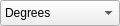
<?xml version="1.0" encoding="UTF-8"?>
<ui version="4.0">
 <class>DialogServiceAngleUnitFrame</class>
 <widget class="QFrame" name="DialogServiceAngleUnitFrame">
  <property name="geometry">
   <rect>
    <x>0</x>
    <y>0</y>
    <width>120</width>
    <height>26</height>
   </rect>
  </property>
  <property name="minimumSize">
   <size>
    <width>120</width>
    <height>26</height>
   </size>
  </property>
  <property name="maximumSize">
   <size>
    <width>120</width>
    <height>26</height>
   </size>
  </property>
  <property name="windowTitle">
   <string>serviceAngle</string>
  </property>
  <property name="windowOpacity">
   <double>1.000000000000000</double>
  </property>
  <property name="autoFillBackground">
   <bool>false</bool>
  </property>
  <property name="frameShape">
   <enum>QFrame::NoFrame</enum>
  </property>
  <property name="frameShadow">
   <enum>QFrame::Plain</enum>
  </property>
  <property name="lineWidth">
   <number>0</number>
  </property>
  <widget class="QWidget" name="layoutWidget">
   <property name="geometry">
    <rect>
     <x>0</x>
     <y>0</y>
     <width>120</width>
     <height>26</height>
    </rect>
   </property>
   <layout class="QGridLayout" name="gridLayout">
    <item row="0" column="0">
     <widget class="QComboBox" name="comboBoxAngleUnitsChoice">
      <property name="minimumSize">
       <size>
        <width>120</width>
        <height>26</height>
       </size>
      </property>
      <property name="maximumSize">
       <size>
        <width>120</width>
        <height>26</height>
       </size>
      </property>
      <item>
       <property name="text">
        <string>Degrees</string>
       </property>
      </item>
      <item>
       <property name="text">
        <string>Radians</string>
       </property>
      </item>
     </widget>
    </item>
   </layout>
  </widget>
 </widget>
 <resources/>
 <connections/>
</ui>
